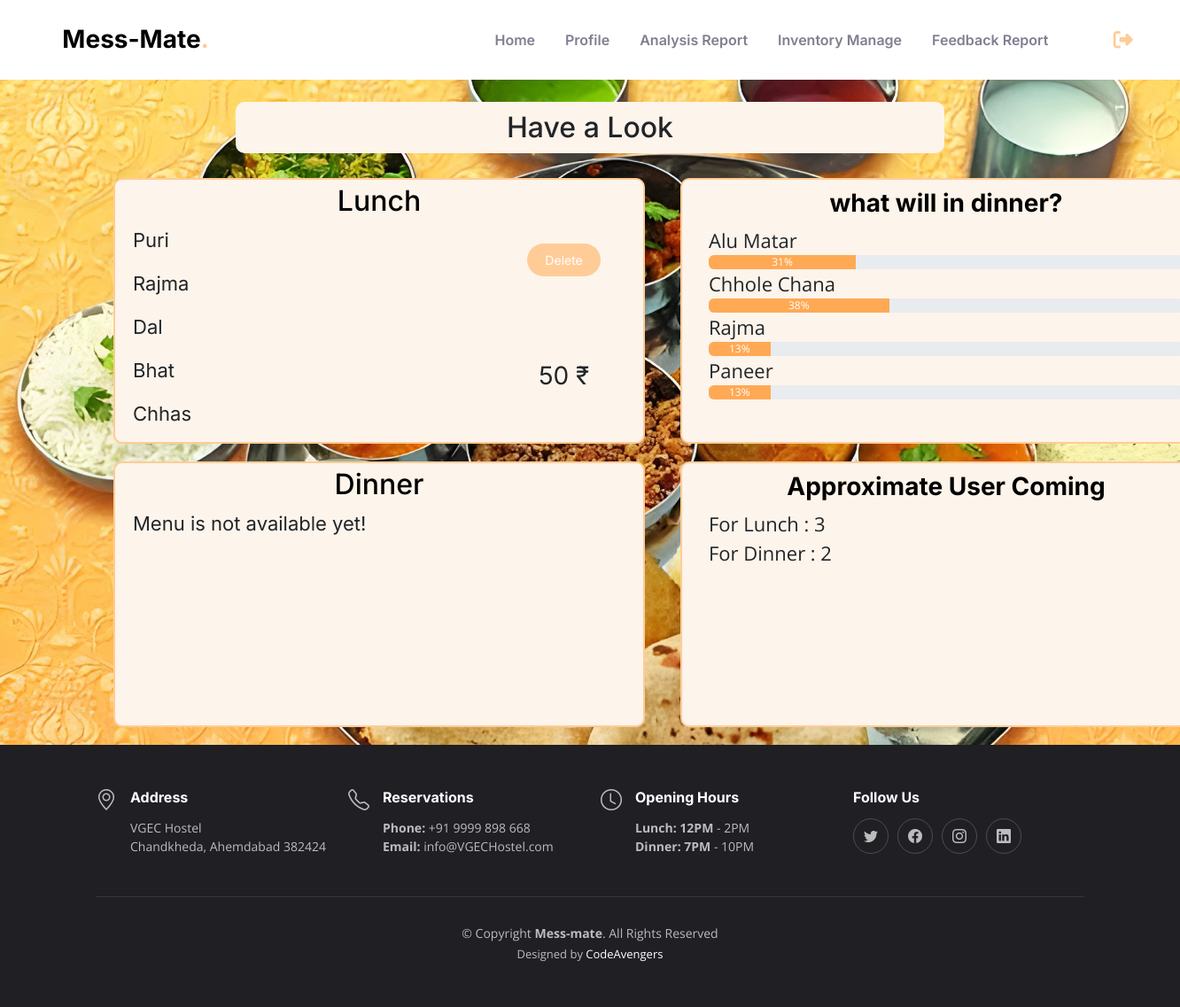
The app's page /admin_index.php (signed in) with its own data.
### tables this page shows
CREATE TABLE `meal` (
  `id` int(255) NOT NULL,
  `type` int(10) DEFAULT NULL,
  `items` varchar(255) DEFAULT NULL,
  `users` varchar(255) DEFAULT NULL,
  `added_user` varchar(255) DEFAULT NULL,
  `wastage_user` int(100) DEFAULT NULL,
  `date` varchar(255) DEFAULT NULL,
  `price` int(100) DEFAULT NULL
);

CREATE TABLE `poll` (
  `id` int(255) NOT NULL,
  `pol` varchar(255) DEFAULT NULL,
  `options` varchar(255) DEFAULT NULL,
  `votes` varchar(255) DEFAULT NULL,
  `users` varchar(255) DEFAULT '0',
  `date` varchar(255) DEFAULT NULL,
  `last_date` varchar(255) DEFAULT NULL,
  `total_votes` int(255) DEFAULT NULL,
  `future1` varchar(255) DEFAULT NULL
);

### admin_index.php (the view, shortened to what this page needs)
<?php
require 'database/include.php';
?>
<?php
$tdate = date('Y-m-d');
$approx_user = "SELECT COUNT(userid) as users FROM `token` WHERE status = 1 AND estime>= $tdate";
$approx_result = mysqli_query($conn, $approx_user);
if(mysqli_num_rows($approx_result) > 0){
$approx_row = mysqli_fetch_assoc($approx_result);
$approx_users = $approx_row['users'];
}else{
  $approx_users = 0;
}
$added_user = "SELECT added_user FROM `meal` WHERE date = '$tdate' and type = 1";
$added_result = mysqli_query($conn, $added_user);
if(mysqli_num_rows($added_result) > 0){
$added_row = mysqli_fetch_assoc($added_result);
$added_users = explode(',', $added_row['added_user']);
$added_usersl = count($added_users);
}else{
  $added_usersl = 0;
}
$added_user2 = "SELECT added_user FROM `meal` WHERE date = '$tdate' and type = 0";
$added_result2 = mysqli_query($conn, $added_user2);
if(mysqli_num_rows($added_result2) > 0){
$added_row2 = mysqli_fetch_assoc($added_result2);
$added_users2 = explode(',', $added_row2['added_user']);
$added_usersd = count($added_users2);
}else{
  $added_usersd = 0;
}
$lunch_app = $approx_users + $added_usersd;
$dinner_app = $approx_users + $added_usersl;
?>
<?php
$tdate = date('Y-m-d');
$lunch_sql = "SELECT * FROM `meal` WHERE date = '$tdate' and type = 0";
$lunch_result = mysqli_query($conn, $lunch_sql);
$lunch_row = mysqli_fetch_assoc($lunch_result);
$lunch = 0;
if($lunch_row > 0){
  $lunch = 1;
  $lunch_items = explode('||', $lunch_row['items']);
  $lunch_price = $lunch_row['price'];
}
$dinner_sql = "SELECT * FROM `meal` WHERE date = '$tdate' and type = 1";
$dinner_result = mysqli_query($conn, $dinner_sql);
$dinner_row = mysqli_fetch_assoc($dinner_result);
$dinner = 0;
?>
<!DOCTYPE html>
<html lang="en">
<head>
  <link href="assets/vendor/bootstrap/css/bootstrap.min.css" rel="stylesheet">
  <link href="assets/vendor/bootstrap-icons/bootstrap-icons.css" rel="stylesheet">
  <link href="assets/css/main.css" rel="stylesheet">
  <link href="assets/css/style2.css" rel="stylesheet">
</head>
<body>
  <header id="header" class="header fixed-top d-flex align-items-center">
    <div class="container d-flex align-items-center justify-content-between">
      <a href="index.html" class="logo d-flex align-items-center me-auto me-lg-0">
        <h1>Mess-Mate<span>.</span></h1>
      </a>
      <nav id="navbar" class="navbar">
        <ul>
          <li><a href="admin_index.php">Home</a></li>
          <li><a href="admin_profile.php">Profile</a></li>
          <li><a href="report.php">Analysis Report</a></li>
          <li><a href="Inventory.php">Inventory Manage</a></li>
          <li><a href="admin_feedback.php">Feedback Report</a></li>
        </ul>
      </nav>
    </div>
    <a class="log_btn" href="logout.php"><i class="fa-solid fa-right-from-bracket"></i></a>
  </header>
  <center>
    <h2 class="massage">Have a Look </h2>
  </center>
  <div class="container">
  <div class="today-menu">
    <div>
     <?php
     if($lunch){
      echo '
      <div class="lunch">
        <div class="menu-title">
          <h2>Lunch</h2>
        </div>
        <div class="menu-content">
          <div class="menu-text">
            ';
            foreach($lunch_items as $item){
              echo '<p>'.$item.'</p>';
            }
            echo '
          </div>
          <div class="menu-opstions">
          <form action ="delete_meal.php" method="POST">
          <input type="hidden" name="lunch_id" value="'.$lunch_row['id'].'">
          <button type="submit" name="delete_lunch">Delete</button>
          </form>
          ';
          echo '
          <p>'.$lunch_price .' &#8377;</p>
          </div>
          </div>
        </div>
      ';
     }
?>
      <?php
      if($dinner){
        echo '
        <div class="dinner">
        <div class="menu-title">
          <h2>Dinner</h2>
        </div>
        <div class="menu-content">
          <div class="menu-text">
            ';
            foreach($dinner_items as $item){
              echo '<p>'.$item.'</p>';
            }
            echo '
          </div>
          <div class="menu-opstions">
          <form action ="delete_meal.php" method="POST">
          <input type="hidden" name="dinner_id" value="'.$dinner_row['id'].'">
          <button type="submit" name="delete_dinner">Delete</button>
          </form>';
          echo '
          <p>'.$dinner_price .' &#8377;</p>
          </div>
        </div>
      </div>
        ';
      }else{
        echo '
        <div class="dinner">
      <div class="menu-title">
        <h2>Dinner</h2>
      </div>
      <div class="menu-content">
      <div class="menu-text">
      <p>Menu is not available yet!</p>
      </div>
        </div>
      </div>
        ';
      }
      ?>
    </div>
<div>
    <div class="poll">
      <?php
        $tdate = date("Y-m-d");
        $sql = "SELECT * FROM `poll` WHERE `last_date` >= '$tdate'";
        $result = mysqli_query($conn, $sql);
        $row = mysqli_fetch_assoc($result);
        if($row){
        $sql = "SELECT * FROM `poll`";
                 $result = $conn->query($sql);
                 foreach($result as $row){
                  echo "
                  <div class='poll-title'>
                    ".$row['pol']."
                  </div>
                  <div class='poll-content'>
                  ";
                    $opt = explode("||||",$row['options']);
                    $votes = explode("||||",$row['votes']);
                    for($i = 0; $i<count($opt); $i++){
                        $votePercent = '0%';
                        if($votes[$i] && $row['total_votes']){
                            $votePercent = round(($votes[$i]/$row['total_votes'])*100);
                            $votePercent = !empty($votePercent) ? $votePercent.'%' : '0%';
                        }
                        echo "
                        <label>".$opt[$i]."</label>
                        <div class='progress'>
                            <div class='progress-bar' role='progressbar' style='width: ".$votePercent."' aria-valuenow='15' aria-valuemin='0' aria-valuemax='100'>".$votePercent."</div>
                            </div>
                        ";
                    }
                    echo "
                    </div>";
                }
            }
      ?>
    </div>
    <div class="prefrence">
      <div class="poll-title">
        Approximate User Coming
      </div>
      <div class="poll-content">
        For Lunch : <?php echo $lunch_app; ?><br>
        For Dinner : <?php echo $dinner_app; ?><br>
      </div>
    </div>
  </div>
  </div>
  </div>
  <footer id="footer" class="footer">
    <div class="container">
      <div class="row gy-3">
        <div class="col-lg-3 col-md-6 d-flex">
          <i class="bi bi-geo-alt icon"></i>
          <div>
            <h4>Address</h4>
            <p>
              VGEC Hostel<br>
              Chandkheda, Ahemdabad 382424 <br>
            </p>
          </div>
        </div>
        <div class="col-lg-3 col-md-6 footer-links d-flex">
          <i class="bi bi-telephone icon"></i>
          <div>
            <h4>Reservations</h4>
            <p>
              <strong>Phone:</strong> +91 9999 898 668<br>
              <strong>Email:</strong> info@VGECHostel.com<br>
            </p>
          </div>
        </div>
        <div class="col-lg-3 col-md-6 footer-links d-flex">
          <i class="bi bi-clock icon"></i>
          <div>
            <h4>Opening Hours</h4>
            <p>
              <strong>Lunch: 12PM</strong> - 2PM<br>
              <strong>Dinner: 7PM</strong> - 10PM<br>
            </p>
          </div>
        </div>
        <div class="col-lg-3 col-md-6 footer-links">
          <h4>Follow Us</h4>
          <div class="social-links d-flex">
            <a href="#" class="twitter"><i class="bi bi-twitter"></i></a>
            <a href="#" class="facebook"><i class="bi bi-facebook"></i></a>
            <a href="#" class="instagram"><i class="bi bi-instagram"></i></a>
            <a href="#" class="linkedin"><i class="bi bi-linkedin"></i></a>
          </div>
        </div>
      </div>
    </div>
    <div class="container">
      <div class="copyright">
        &copy; Copyright <strong><span>Mess-mate</span></strong>. All Rights Reserved
      </div>
      <div class="credits">
        Designed by <a href="https://bootstrapmade.com/">CodeAvengers</a>
      </div>
    </div>
  </footer>
</body>
</html>

### assets/css/main.css (style rules this page uses)
:root { --font-default: "Open Sans", system-ui, -apple-system, "Segoe UI", Roboto, "Helvetica Neue", Arial, "Noto Sans", "Liberation Sans", sans-serif, "Apple Color Emoji", "Segoe UI Emoji", "Segoe UI Symbol", "Noto Color Emoji"; --font-primary: "Amatic SC", sans-serif; --font-secondary: "Inter", sans-serif; }
:root { --color-default: #212529; --color-primary: #ce1212; --color-secondary: #37373f; --color-primary-dark: #ffa954; }
:root { scroll-behavior: smooth; }
body { font-family: var(--font-default); color: var(--color-default); }
a { color: var(--color-primary); text-decoration: none; }
h1, h2, h3, h4, h5, h6 { font-family: var(--font-secondary); }
.header { background: #fff; transition: all 0.5s; z-index: 997; height: 90px; border-bottom: 1px solid #fff; }
.header .logo h1 { font-size: 28px; font-weight: 700; color: #000; margin: 0; font-family: var(--font-secondary); }
.header .logo h1 span { color: var(--color-primary); }
@media (min-width: 1280px) { .navbar { padding: 0; } }
@media (min-width: 1280px) { .navbar ul { margin: 0; padding: 0; display: flex; list-style: none; align-items: center; } }
@media (min-width: 1280px) { .navbar li { position: relative; } }
@media (min-width: 1280px) { .navbar>ul>li { white-space: nowrap; padding: 10px 0 10px 28px; } }
@media (min-width: 1280px) { .navbar a, .navbar a:focus { display: flex; align-items: center; justify-content: space-between; padding: 0 3px; font-family: var(--font-secondary); font-size: 16px; font-weight: 600; color: #7f7f90; white-space: nowrap; transition: 0.3s; position: relative; } }
@media (min-width: 1280px) { .navbar>ul>li>a:before { content: ""; position: absolute; width: 100%; height: 2px; bottom: -6px; left: 0; background-color: var(--color-primary); visibility: hidden; width: 0px; transition: all 0.3s ease-in-out 0s; } }
.footer { font-size: 14px; background-color: #1f1f24; padding: 50px 0; color: rgba(255, 255, 255, 0.7); }
.footer .icon { margin-right: 15px; font-size: 24px; line-height: 0; }
.footer h4 { font-size: 16px; font-weight: bold; position: relative; padding-bottom: 5px; color: #fff; }
.footer .footer-links { margin-bottom: 30px; }
.footer .social-links a { display: flex; align-items: center; justify-content: center; width: 40px; height: 40px; border-radius: 50%; border: 1px solid rgba(255, 255, 255, 0.2); font-size: 16px; color: rgba(255, 255, 255, 0.7); margin-right: 10px; transition: 0.3s; }
.footer .copyright { text-align: center; padding-top: 30px; border-top: 1px solid rgba(255, 255, 255, 0.1); }
.footer .credits { padding-top: 4px; text-align: center; font-size: 13px; }
.footer .credits a { color: #fff; }

### records on screen
meal: items "Puri", items "Rajma", items "Dal", items "Bhat", items "Chhas", price "50"
poll: pol "what will in dinner?", options "Alu Matar", votePercent "31%", options "Chhole Chana", votePercent "38%", options "Rajma", votePercent "13%", options "Paneer"

### other values on screen
$lunch_app "3"
$dinner_app "2"
